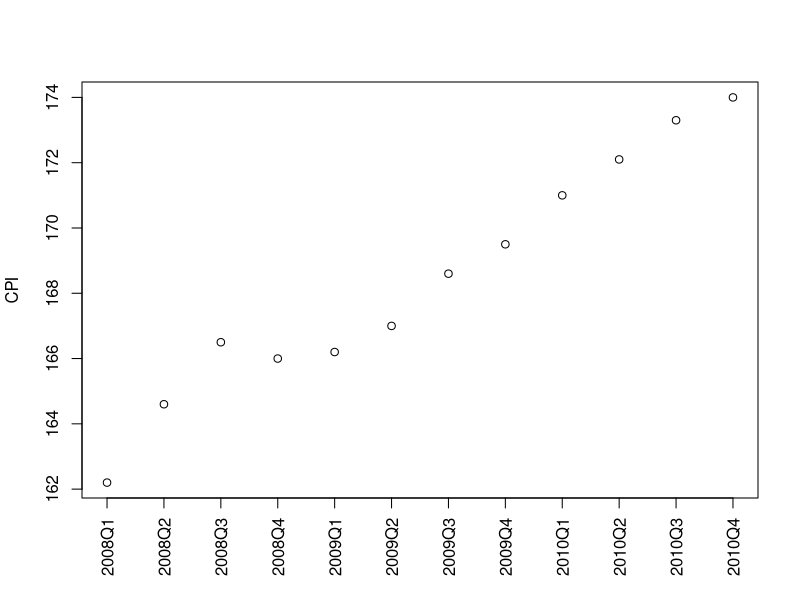
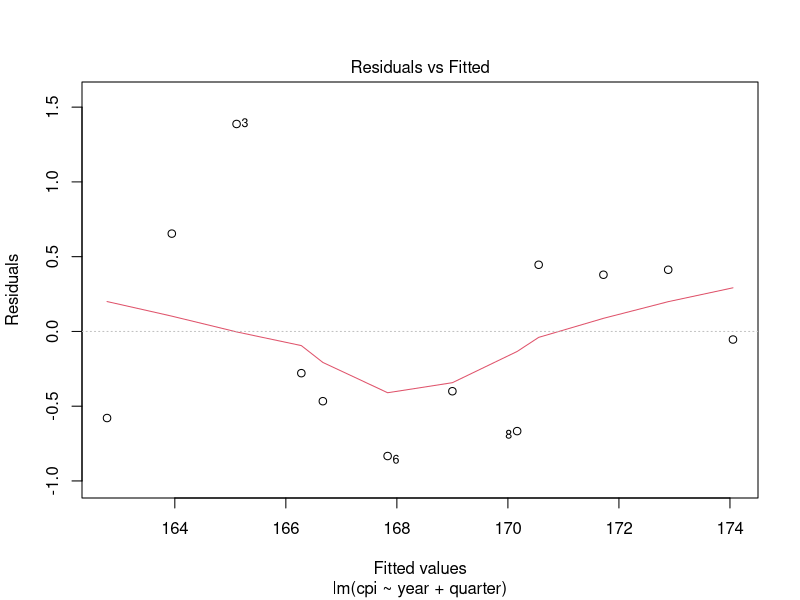
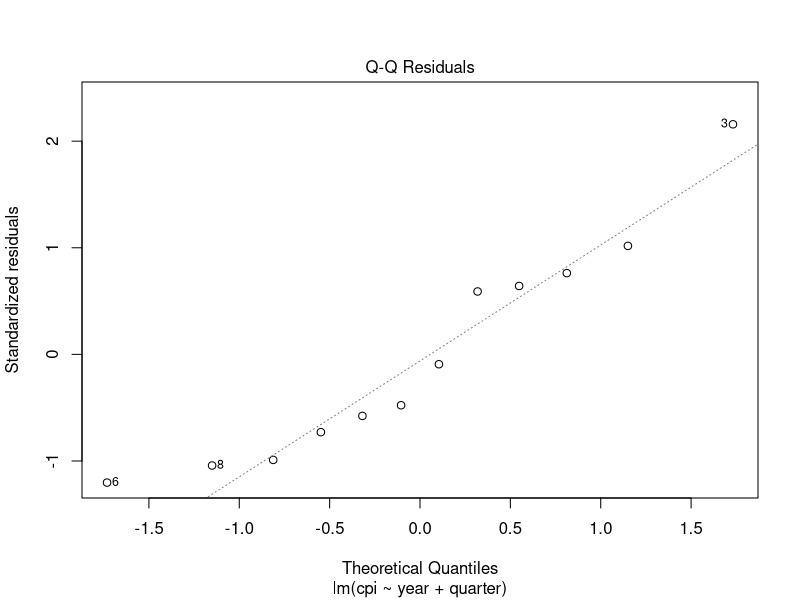
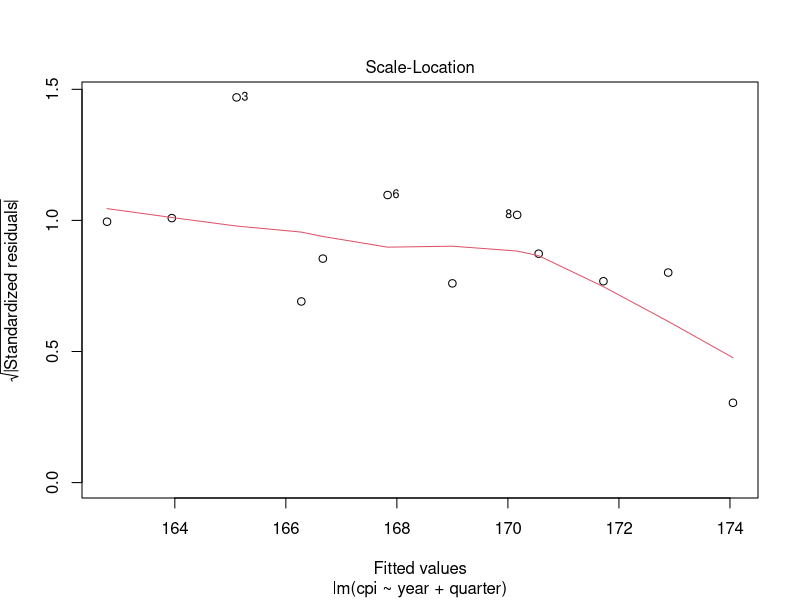
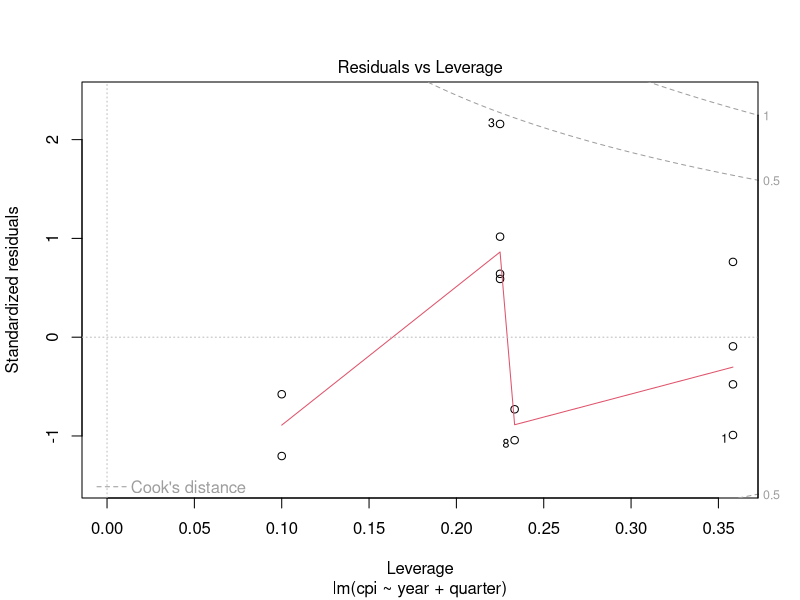
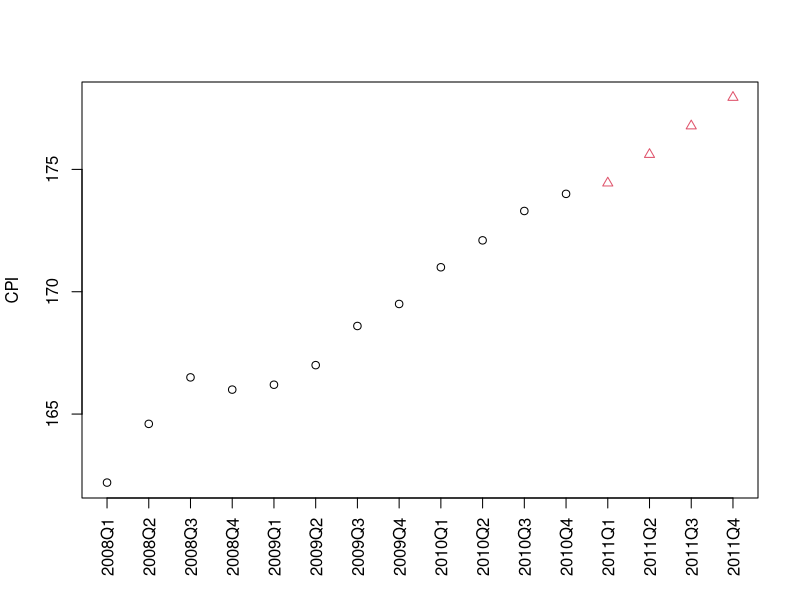

Write R code to recreate these figures, in order.
#回归分析是建立一个独立变量的函数(也称为预测)预测因变量(也称为响应)。
#例如，银行根据客户的年龄、收入、费用、职业、家属人数、总的信贷额度来评估
#他们房贷的风险。

#这里主要介绍一些基本概念和通过几个例子展示各种回归技术。
#首先通过一个例子构建一个回归模型来预测CPI数据。
#然后介绍Logistic回归分析
#在简短的介绍完非线性回归后，介绍广义线性模型(GLM)

#5.1线性回归----
#线性回归是用一个线性函数来预测响应，如下：
#  y=c0+c1x1+c2x2+...+ckxk.
#x1,x2,...,xk是预测变量，y是响应变量。

#使用lm函数来实现线性回归预测。
#下面使用模拟的CPI数据进行回归测试

#CPI数据
cpi<-c(162.2,164.6,166.5,166.0,166.2,167.0,168.6,169.5,171.0,172.1,173.3,174.0)
#年份,使用rep()函数，每个重复4次
year<-rep(2008:2010,each=4)
#季度,使用rep()函数，共重复3次
quarter<-rep(1:4,3)

#绘制cpi散点图
plot(cpi,xaxt="n",ylab="CPI",xlab="")
#绘制x坐标轴
axis(1,labels=paste(year,quarter,sep="Q"),at=1:12,las=3)

#检查cpi与变量year和quarter的相关性
cor(year,cpi) # 0.9096316
cor(quarter,cpi) # 0.3738028

#基于以上数据构建一个线性回归模型，使用year和quarter作为预测变量，cpi作为响应变量.
fit<-lm(cpi~year+quarter)
print(fit)

#基于以上的数据模型，cpi的计算公式是
#        cpi=c0+c1*year+c2*quarter
#而c0、c1和c2与fit模型的Coefficients有关，可以使用这个模型来计算2011年的CPI,计算如下:
cpi2011<-fit$coefficients[[1]]+fit$coefficients[[2]]*2011+fit$coefficients[[3]]*(1:4)

#该模型的属性
attributes(fit)

#查看一下系数
fit$coefficients

#观测值和拟合值的差异,使用residuals()函数
#residuals()函数从建模函数返回的对象中抽取模型残差。
residuals(fit)

#fit的概要信息
summary(fit)

#查看模型图，共4个
plot(fit)

#下面使用predict()函数对2011年的cpi进行预测
data2011<-data.frame(year=2011,quarter=1:4)
cpi2011<-predict(fit,newdata=data2011)
style<-c(rep(1,12),rep(2,4))
plot(c(cpi,cpi2011),xaxt="n",ylab="CPI",xlab="",pch=style,col=style)
axis(1,at=1:16,las=3,labels=c(paste(year,quarter,sep="Q"),"2011Q1","2011Q2","2011Q3","2011Q4"))

